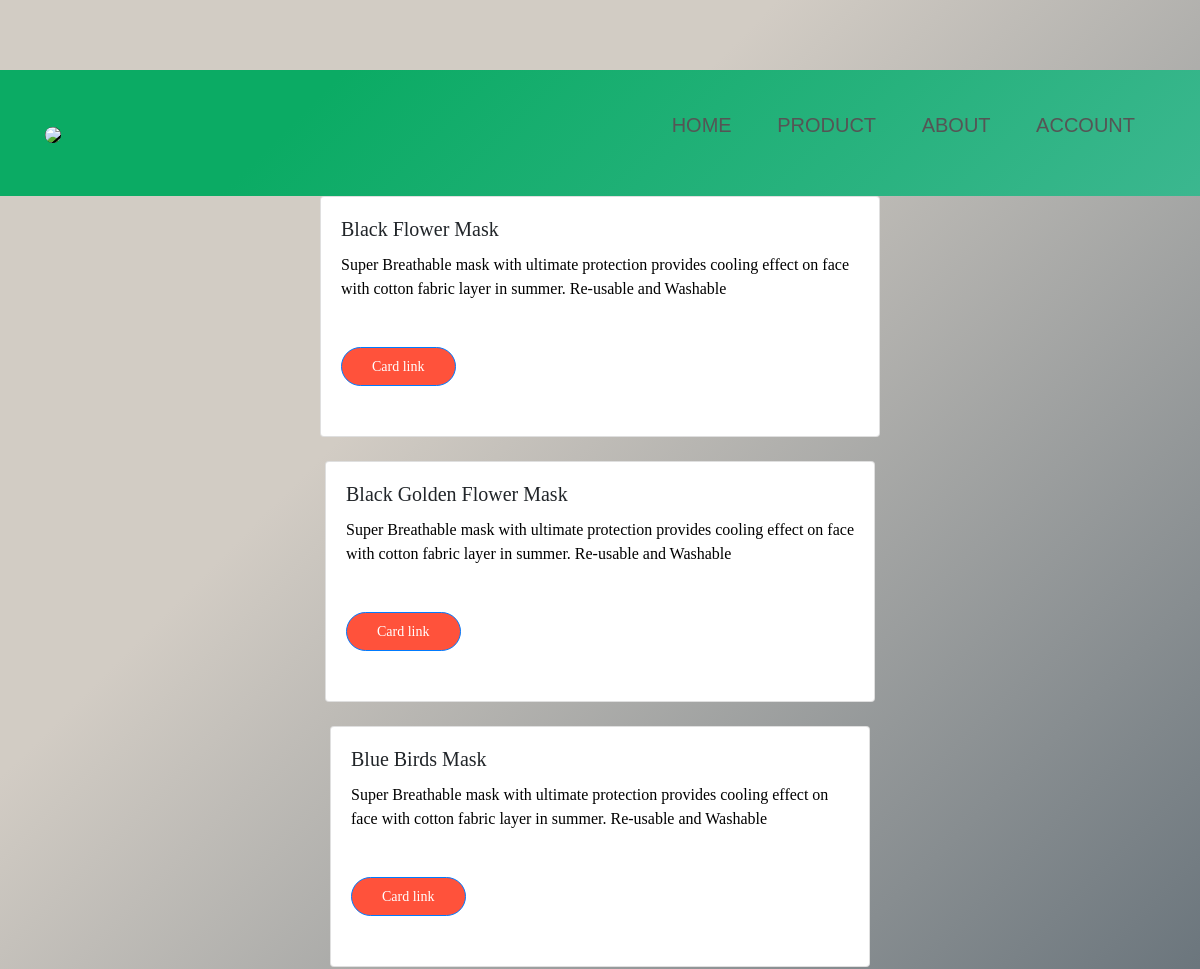
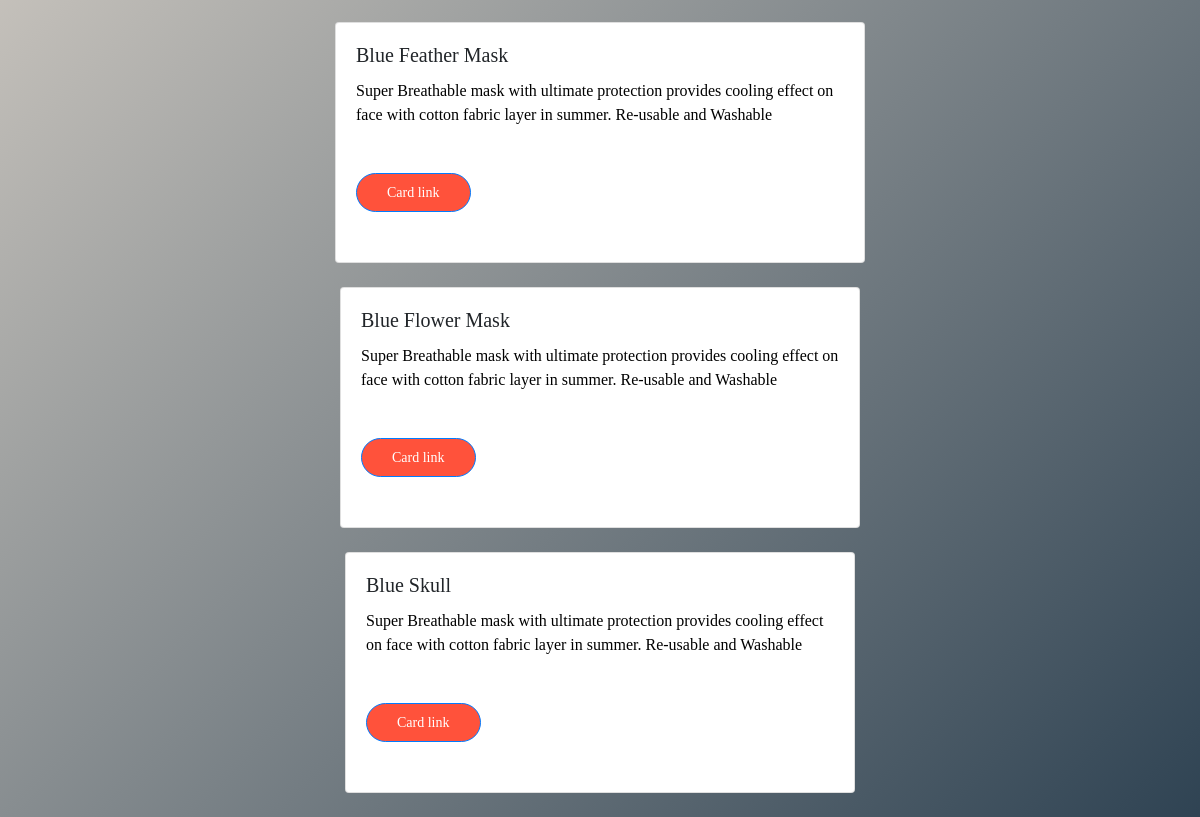
/products.php, run on the app's committed database (2 pictures, top to bottom).
### tables this page shows
CREATE TABLE `product` (
  `product_id` int(11) NOT NULL,
  `product_title` varchar(100) NOT NULL,
  `product_des` varchar(255) NOT NULL,
  `product_price` varchar(100) NOT NULL,
  `product_image` varchar(255) NOT NULL
);

### products.php (the view, shortened to what this page needs)
<?php
  include('admin/connection.php');
  $sql="select * from `product`";
  $result=mysqli_query($conn,$sql);
 ?>
<!DOCTYPE html>
<html lang="en" dir="ltr">
  <head>
    <link rel="stylesheet" href="https://cdn.jsdelivr.net/npm/bootstrap@4.3.1/dist/css/bootstrap.min.css"
>
        <link rel="stylesheet"
            href="https://cdn.jsdelivr.net/npm/@fortawesome/fontawesome-free@5.15.4/css/fontawesome.min.css">
        <link rel="stylesheet"
            href="https://cdn.jsdelivr.net/npm/@fortawesome/fontawesome-free@5.15.4/css/fontawesome.min.css"
>
        <link rel="stylesheet" href="https://cdnjs.cloudflare.com/ajax/libs/font-awesome/4.7.0/css/font-awesome.min.css">
        <link rel="stylesheet" href="style.css">
  </head>
  <body>
    <div class="header">
        <div class="container">
            <div class="navbar">
                <div class="logo">
                    <a href="index.php"><img class="x" src="images/logo.png" width="75px"></a>
                </div>
                <nav>
                    <ul id="MenuItems">
                        <li><a href="index.php">HOME</a></li>
                        <li><a href="products.php">PRODUCT</a></li>
                        <li><a href="about.php">ABOUT</a></li>
                        <li><a href="account.php">ACCOUNT</a></li>
                    </ul>
                </nav>
            </div>
          </div>
        </div>
    <?php
    while ($row=mysqli_fetch_assoc($result)) {
    $image_title_1 = $row['product_title'];
    $image_des_1 = $row['product_des'];
    ?>
    <div class="container">
        <div class="row">
            <div class="col-lg-6 mb-4">
                <div class="card">
                    <div class="card-body">
                        <h5 class="card-title"><?php echo $image_title_1; ?></h5>
                        <p class="card-text">
                            <?php echo $image_des_1; ?>
                        </p>
                        <a href="" class="btn btn-outline-primary btn-sm">
                            Card link
                        </a>
                    </div>
                </div>
            </div> <?php } ?>
        </div>
    </div>
  </body>
</html>

### style.css (style rules this page uses)
* { margin: 0; padding: 0; box-sizing: border-box; }
body { font-family: Georgia, 'Times New Roman', Times, serif; background-color: #2f4353; background-image: linear-gradient(315deg, #2f4353 0%, #d2ccc4 74%); }
.header { background-color: #3bb78f; background-image: linear-gradient(315deg, #3bb78f 0%, #0bab64 74%); margin-top: 70px; }
.navbar { display: flex; align-items: center; font-size: 20px; font-weight: 100; padding: 20px; }
nav { flex: 1; text-align: right; }
nav ul { display:inline-block; list-style-type: none;; }
nav ul li { display: inline-block; margin: 20px; }
nav ul li a { transform: 0.5s; }
a { text-decoration: none; color:#555 }
p { color:#000; }
.container { max-width: 1300px; margin:auto; padding-left:25px ; padding-right:25px ; }
.row { display: flex; align-items: center; flex-wrap: wrap; justify-content: space-around; }
.btn { display:inline-flex; background: #ff523b; color:#fff; padding: 8px 30px; margin:30px 0; border-radius:30px; transition: 0.5s; }
ul { list-style-type: none; }
.x { border-radius: 10px; background-color: #000; transition: 0.5s; }
#MenuItems { font-family: Arial, Helvetica, sans-serif; }

### data on the page
product: product_title "Black Flower Mask", product_des "Super Breathable mask with ultimate protection provides cooling effect on face with cotton fabric layer in summer. Re-usable and Washable"
product: product_title "Black Golden Flower Mask", product_des "Super Breathable mask with ultimate protection provides cooling effect on face with cotton fabric layer in summer. Re-usable and Washable"
product: product_title "Blue Birds Mask", product_des "Super Breathable mask with ultimate protection provides cooling effect on face with cotton fabric layer in summer. Re-usable and Washable"
product: product_title "Blue Feather Mask", product_des "Super Breathable mask with ultimate protection provides cooling effect on face with cotton fabric layer in summer. Re-usable and Washable"
product: product_title "Blue Flower Mask", product_des "Super Breathable mask with ultimate protection provides cooling effect on face with cotton fabric layer in summer. Re-usable and Washable"
product: product_title "Blue Skull", product_des "Super Breathable mask with ultimate protection provides cooling effect on face with cotton fabric layer in summer. Re-usable and Washable"
